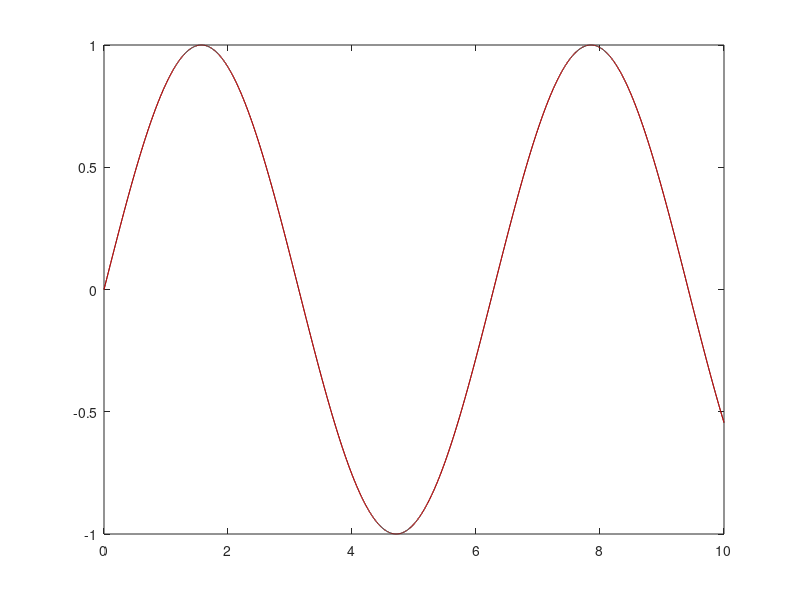

Reproduce this figure in MATLAB.
clear all; close all

a = 0;
b = 10;
dxf = 0.01;
xf = a:dxf:b;
yf = sin(xf);
plot(xf,yf,'k')

dxc = .0001;
xc = a:dxc:b;
yc = sin(xc);
hold on
stairs(xc,yc,'r')

n = length(xc);

% Left-rectangle rule
area1 = 0;
for i=1:n-1
    area1 = area1 + yc(i)*dxc;
end
area1

% Right-rectangle rule
area2 = 0;
for i=1:n-1
    area2 = area2 +yc(i+1)*dxc
end
area2

% trapezoid rule
area3 = 0;
for i=1:n-1
    area3 = area3 + (dxc/2)*(yc(i) + yc(i+1))
end
area3

area3matlab = trapz(xc,yc)

% same stuff but without for loops
area1f = sum(yf(1:end-1))*dxf;
area2f = sum(yf(2:end))*dxf;
area3 = trapz(xf,yf)
area4 = quad(@(x)sin(x),a,b)
